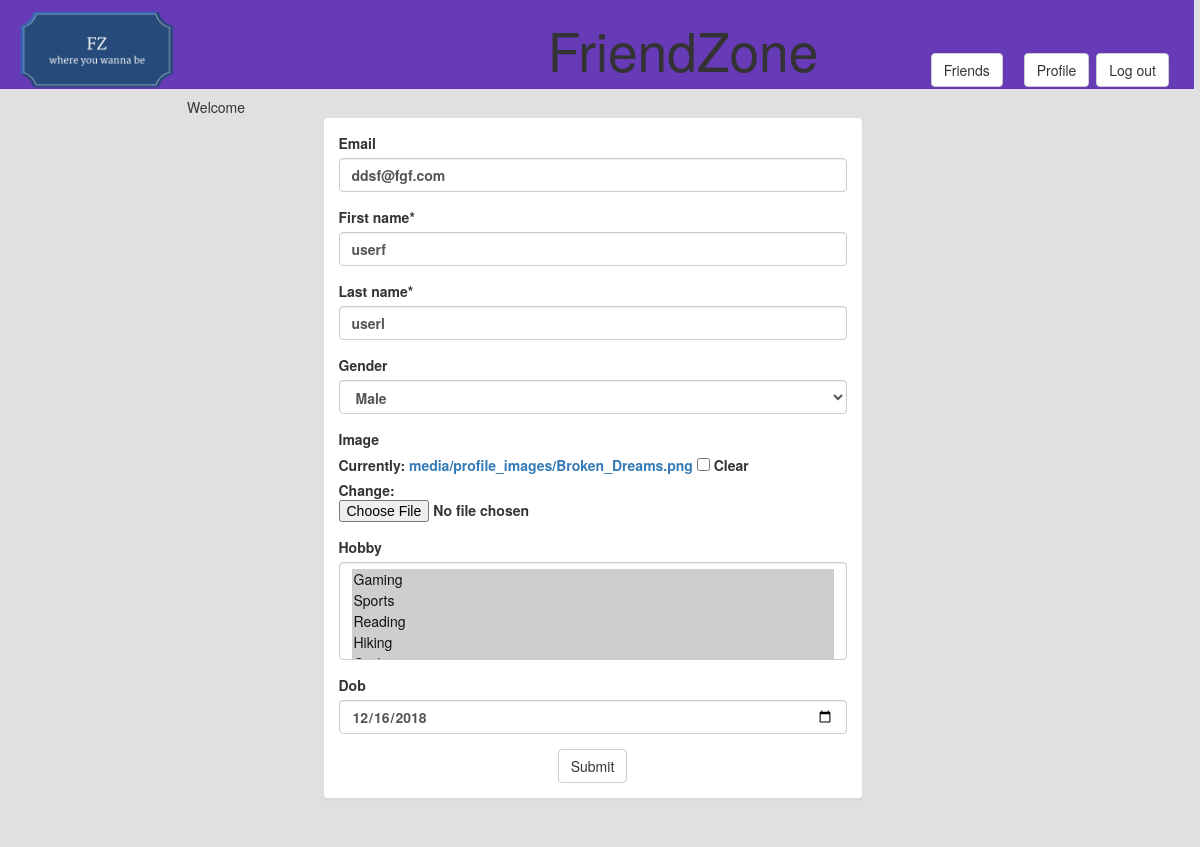
The app's page /register2/ (signed in) with its own data.
### FriendZoneApp/models.py (models this page shows, shortened)
class UserProfileModel(models.Model):
    user = models.OneToOneField(User, on_delete=models.CASCADE)
    first_name = models.CharField(max_length = 254)
    last_name = models.CharField(max_length = 254)
    gender = models.CharField(max_length = 1, choices = (('M', 'Male'), ('F', 'Female')), blank = True)
    age = models.PositiveIntegerField(blank = True, null = True)
    image = models.ImageField(default = 'default.jpg', upload_to='media/profile_images', blank = True)
    dob = models.DateField(blank = True, null = True)
    email = models.EmailField(blank = True, unique = True)
    hobby = models.ManyToManyField(Hobby, blank = True)
    friend = models.ManyToManyField('self', blank = True)
    profileBio = models.CharField(max_length=254, blank = True)
    class Meta:
        verbose_name = 'Profile'
        verbose_name_plural = 'Profiles'

class Hobby(models.Model):
    objects = HobbyManager()
    hobby = models.CharField(max_length= 20, choices = (('Gaming', 'Gaming'), ('Sports', 'Sports'),
    ('Reading', 'Reading'), ('Hiking', 'Hiking'), ('Cycling', 'Cycling'), ('Photography', 'Photography'),
    ('Modelling', 'Modelling')), blank = True)
    def __str__(self):
        return self.hobby

### FriendZoneApp/views.py (the view)
# urls.py: path('register2/', views.register2, name='register2'),
def register2(request):
    if request.method == 'POST':
        form = RegisterForm(request.POST, instance = UserProfileModel.objects.get(user = request.user))
        if form.is_valid():  #if form is valid then it will save in updated_profile, and if the form contains an image, then it will save to the model database
            updated_profile = form.save()
            if 'image' in request.FILES:
                updated_profile.image = request.FILES['image']
            updated_profile.save()
            member = UserProfileModel.objects.get(user = request.user)
            dob = member.dob
            dobYear = member.dob.year
            dobMonth = member.dob.month
            dobDay = member.dob.day
            today = date.today()
            ageAns = today.year - dobYear - ((today.month, today.day) < (dobMonth, dobDay))
            member.age = ageAns
            member.save()
            print(dob)
            return redirect('/index/')
    else:
        form = RegisterForm(instance = UserProfileModel.objects.get(user = request.user))
        args = {'form': form}
        return render(request, 'FriendZoneApp/editprofile.html', args)

### FriendZoneApp/forms.py
class RegisterForm(forms.ModelForm):
    class Meta:
        model = UserProfileModel
        fields = [
            'email',
            'first_name',
            'last_name',
            'gender',
            'image',
            'hobby',
            'dob'
        ]
        widgets = {'dob' : DateInput()}

### FriendZoneApp/templates/FriendZoneApp/editprofile.html (shortened to what this page needs)
{% extends "FriendZoneApp/header.html" %}
{% load crispy_forms_tags %}
{% block content %}
<body>
  <div class = "container">
    <div class = "col-xs-6 col-xs-offset-3">
    <div class="panel panel-default"
    <div class="panel-heading">
    <div class = "panel-body">
<form method = "POST" enctype="multipart/form-data">
    {{ form|crispy }}
    <center><button class = "btn btn-default" value = "submit">Submit</button></center>
</form>
    </div>
    </div>
    </div>
{% endblock %}

### FriendZoneApp/static/FriendZoneApp/headerStyle.css (style rules this page uses)
body { background: #EEEEEE; }

### FriendZoneApp/static/FriendZoneApp/styles.css (style rules this page uses)
body { background: #E0E0E0; }

### records on screen
UserProfileModel: email "ddsf@fgf.com", first_name "userf", last_name "userl", gender "Male", dob "12/16/2018"
Hobby: hobby "Gaming ☑ / Sports ☑ / Reading ☑ / Hiking ☑"
